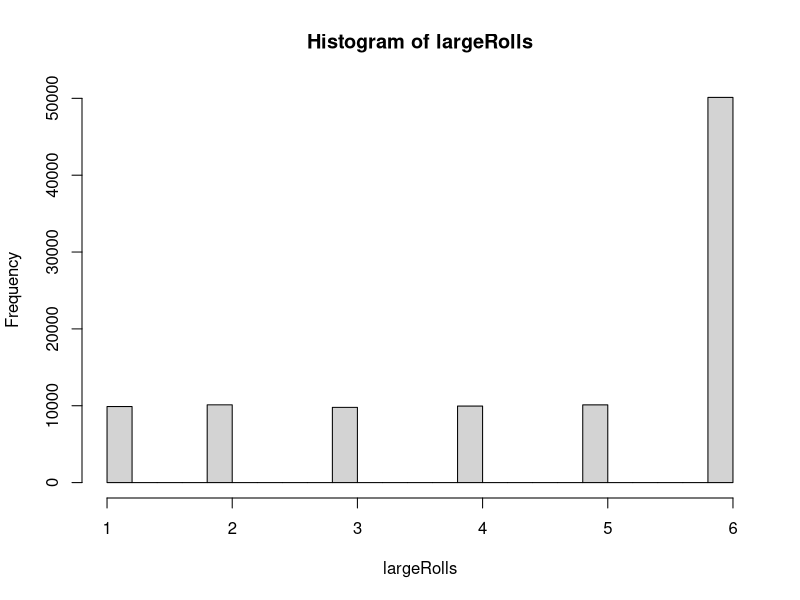
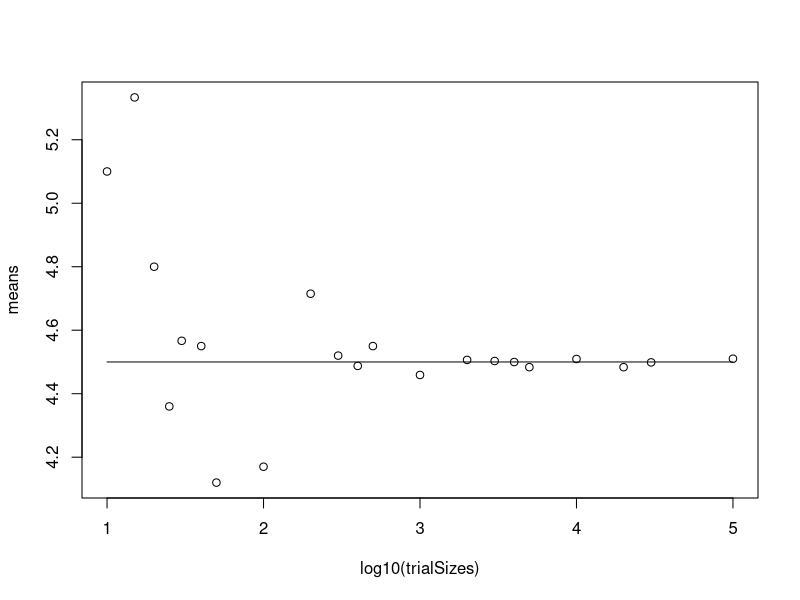
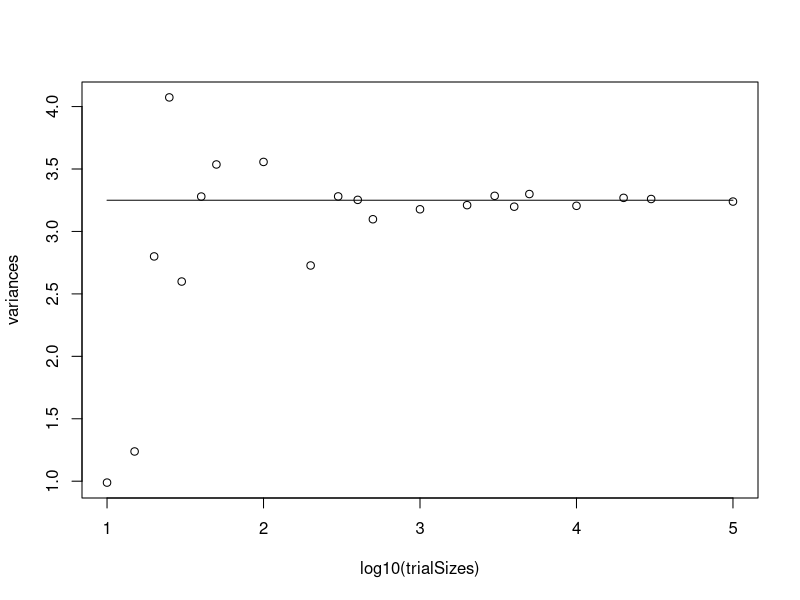

Write R code to recreate these figures, in order.
#Question 1
# The mean is 4.5
# The Variance is 3.25

#Question 2

#make die
rollLoadedDie <- function(n) {
  outcomes <- 1:6
  probs <- c(rep(0.1, 5), 0.5)
  sample(outcomes, size = n, replace = TRUE, prob = probs)
}

#roll die
myRolls <- rollLoadedDie(10000)
myRolls


#Question 3

#roll die
largeRolls <- rollLoadedDie(100000)

#create histogram
hist(largeRolls)

mean(largeRolls)
var(largeRolls)

#This is not a uniform distribution

#Question 4
rm(list=ls())
trialSizes <- c(10, 15, 20,25, 30, 40,50,100,200,300,400,500,1000,2000, 3000, 4000, 5000, 10000, 20000, 30000, 100000)
means<- vector(mode="double", length =length(trialSizes))
variances <- vector(mode = "double", length = length(trialSizes))

for (i in 1:length(trialSizes)){
  rolls <- vector(length=trialSizes[i], mode="double")
  
  for(j in 1:trialSizes[i]){
    #added probalities
    probs <- c(rep(0.1, 5), 0.5)
    rolls[j] <- sample(1:6,1,replace = TRUE, prob = probs)
    
  }
  means[i] <- mean(rolls);
  variances[i] <- var(rolls)
}

plot(log10(trialSizes), means)
#changed to correct mean
lines(log10(trialSizes), rep(4.5, length(trialSizes)))

plot(log10(trialSizes), variances)
#changed to correct variance
lines(log10(trialSizes), rep(3.25, length(trialSizes)))
